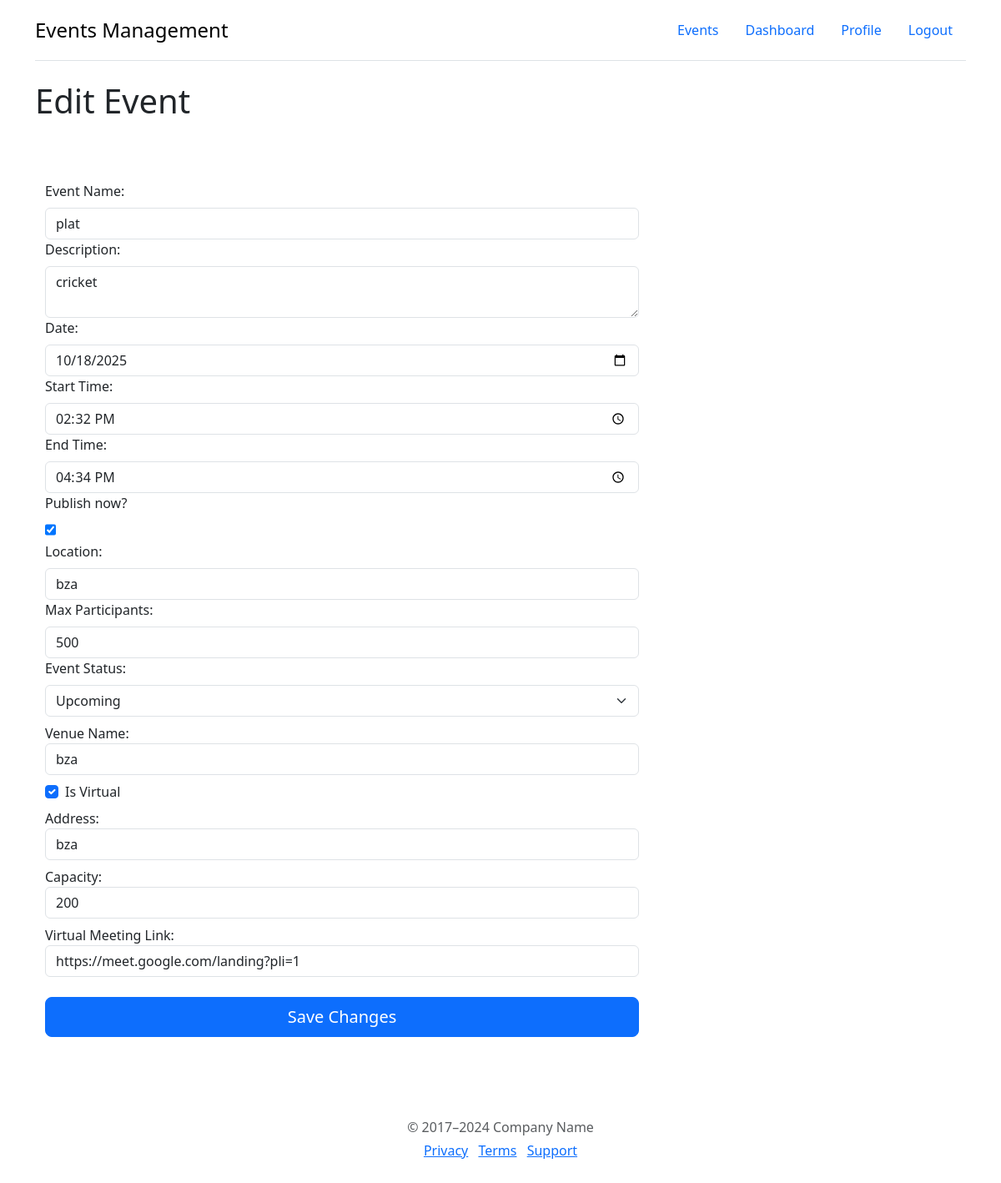
Screenshot of /edit-event/1/ (signed in) with the database file from the repository.
### events/models.py (models this page shows, shortened)
class Event(models.Model):
    EVENT_STATUS_CHOICES = [
        ('upcoming', 'upcoming'),
        ('ongoing', 'ongoing'),
        ('completed', 'completed')
    ]
    name = models.CharField(max_length=100)
    description = models.TextField()
    date = models.DateField()
    start_time = models.TimeField()
    end_time = models.TimeField()
    is_public = models.BooleanField(default=False)
    location = models.CharField(max_length=100, blank=True, null=True)
    max_participants = models.PositiveIntegerField()
    organizer = models.ForeignKey(
        User, on_delete=models.CASCADE, related_name='organized_events')
    venue = models.ForeignKey(
        Venue, on_delete=models.CASCADE, related_name='events')
    pub_date = models.TimeField(default=now)
    status = models.CharField(
        max_length=10, choices=EVENT_STATUS_CHOICES, default="upcoming")

class Venue(models.Model):
    name = models.CharField(max_length=100)
    is_virtual = models.BooleanField(default=False)
    address = models.CharField(max_length=200, blank=True, null=True)
    capacity = models.IntegerField(blank=True, null=True)
    virtual_meeting_link = models.URLField(blank=True, null=True)

### events/views.py (the view, shortened to what this page needs)
# urls.py: path("edit-event/<int:pk>/", views.EditEvent, name="edit_event"),
@login_required(login_url="/login")
def EditEvent(request, pk):
    event = get_object_or_404(Event, pk=pk)
    venue = get_object_or_404(Venue, pk=event.venue.pk)
    return render(request, "events/edit_event.html", {"event": event})

### events/templates/events/edit_event.html (shortened to what this page needs)
{% extends "events/base.html" %}
{% block content %}
<h1>Edit Event</h1>
<div class="container">
  <main>
    <div class="row g-5 mt-4">
      <div class="col-md-7 col-lg-8">
        <form
          class="needs-validation"
          method="post"
          action="{% url 'edit_event' event.pk %}"
        >
          <div>
            <label class="form-label" for="name">Event Name:</label>
            <input
              class="form-control"
              type="text"
              id="name"
              name="name"
              value="{{event.name}}"
              required
              maxlength="100"
            />
          </div>
          <div>
            <label class="form-label" for="description">Description:</label>
            <textarea
              class="form-control"
              id="description"
              type="text"
              name="description"
              required
            >
{{event.description}}</textarea
            >
          </div>
          <div>
            <label class="form-label" for="date">Date:</label>
            <input
              class="form-control"
              type="date"
              id="date"
              name="date"
              value="{{ event.date|date:'Y-m-d' }}"
              required
            />
          </div>
          <div>
            <label class="form-label" for="start_time">Start Time:</label>
            <input
              class="form-control"
              type="time"
              id="start_time"
              name="start_time"
              value="{{ event.start_time|time:'H:i' }}"
              required
            />
          </div>
          <div>
            <label class="form-label" for="end_time">End Time:</label>
            <input
              class="form-control"
              type="time"
              id="end_time"
              value="{{ event.end_time|time:'H:i' }}"
              name="end_time"
              required
            />
          </div>
          <div>
            <label class="form-label" for="is_public">Publish now?</label>
            <input
              class="form-check"
              type="checkbox"
              id="is_public"
              name="is_public"
              {% if event.is_public %}checked{%endif%}
            />
          </div>
          <div>
            <label class="form-label" for="location">Location:</label>
            <input
              class="form-control"
              type="text"
              id="location"
              name="location"
              value="{{event.location}}"
              maxlength="100"
            />
          </div>
          <div>
            <label class="form-label" for="max_participants"
              >Max Participants:</label
            >
            <input
              class="form-control"
              type="number"
              id="max_participants"
              name="max_participants"
              value="{{event.max_participants}}"
              required
              min="1"
            />
          </div>
        <div>
            <label class="form-label" for="status">Event Status:</label>
            <select
                class="form-select"
                id="status"
                name="status"
            >
                <option value="upcoming" {% if event.status == "upcoming" %}selected{% endif %}>Upcoming</option>
            </select>
        </div>
          <div class="form-group mt-2">
            <label for="venue_name">Venue Name:</label>
            <input
              type="text"
              value="{{event.venue.name}}"
              class="form-control"
              id="venue_name"
              name="venue_name"
              placeholder="Enter venue name"
              required
            />
          </div>
          <div class="form-group mt-2 form-check">
            <input
              type="checkbox"
              {% if event.venue.is_virtual %}checked{%endif%}
              class="form-check-input"
              id="is_virtual"
              name="is_virtual"
            />
            <label class="form-check-label" for="is_virtual">Is Virtual</label>
          </div>
          <div class="form-group mt-2">
            <label for="address">Address:</label>
            <input
              type="text"
              value="{{event.venue.name}}"
              class="form-control"
              id="address"
              name="address"
              placeholder="Enter address"
            />
          </div>
          <div class="form-group mt-2">
            <label for="capacity">Capacity:</label>
            <input
              type="number"
              value="{{event.venue.capacity}}"
              class="form-control"
              id="capacity"
              name="capacity"
              placeholder="Enter capacity"
            />
          </div>
          <div class="form-group mt-2">
            <label for="virtual_meeting_link">Virtual Meeting Link:</label>
            <input
              type="url"
              class="form-control"
              id="virtual_meeting_link"
              name="virtual_meeting_link"
              value="{{event.venue.virtual_meeting_link}}"
              placeholder="Enter virtual meeting link"
            />
          </div>
          <button class="mt-4 w-100 btn btn-primary btn-lg" type="submit">
            Save Changes
          </button>
        </form>
      </div>
    </div>
  </main>
  <footer class="my-5 pt-5 text-body-secondary text-center text-small">
    <p class="mb-1">© 2017–2024 Company Name</p>
    <ul class="list-inline">
      <li class="list-inline-item"><a href="#">Privacy</a></li>
      <li class="list-inline-item"><a href="#">Terms</a></li>
      <li class="list-inline-item"><a href="#">Support</a></li>
    </ul>
  </footer>
</div>
{% endblock %}

### rows the page displays
Event: name "plat", description "cricket", date "10/18/2025", start_time "14:32", end_time "16:34", is_public "☑", location "bza", max_participants "500", status "Upcoming", venue_name "bza", venue_id "☑", address "bza", capacity "200", virtual_meeting_link "https://meet.google.com/landing?pli=1"
